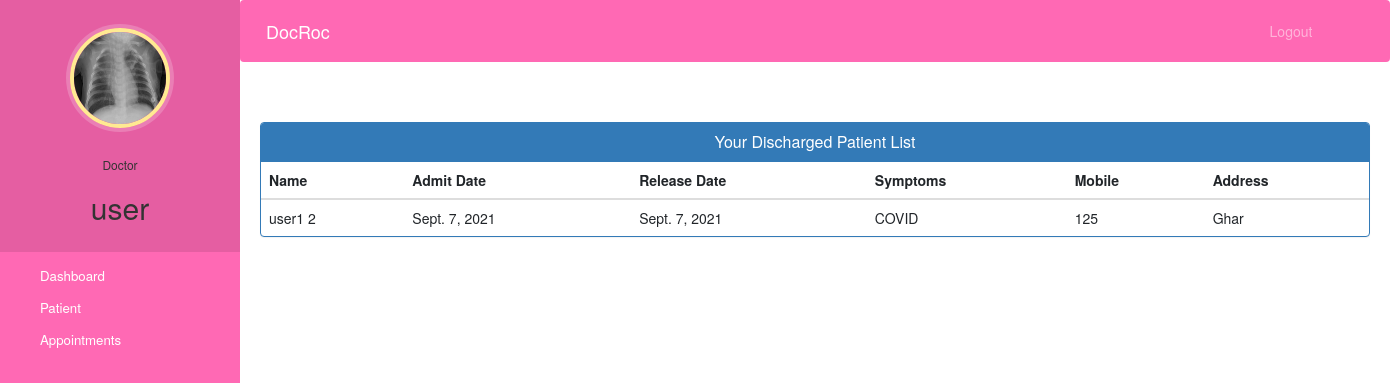
/doctor-view-discharge-patient (signed in), run on the app's committed database.
### hospital/models.py (models this page shows, shortened)
class Doctor(models.Model):
    user=models.OneToOneField(User,on_delete=models.CASCADE)
    profile_pic= models.ImageField(upload_to='profile_pic/DoctorProfilePic/',null=True,blank=True)
    address = models.CharField(max_length=40)
    mobile = models.CharField(max_length=20,null=True)
    department= models.CharField(max_length=50,choices=departments,default='Cardiologist')
    status=models.BooleanField(default=False)

class PatientDischargeDetails(models.Model):
    patientId=models.PositiveIntegerField(null=True)
    patientName=models.CharField(max_length=40)
    assignedDoctorName=models.CharField(max_length=40)
    address = models.CharField(max_length=40)
    mobile = models.CharField(max_length=20,null=True)
    symptoms = models.CharField(max_length=100,null=True)
    admitDate=models.DateField(null=False)
    releaseDate=models.DateField(null=False)
    daySpent=models.PositiveIntegerField(null=False)
    roomCharge=models.PositiveIntegerField(null=False)
    medicineCost=models.PositiveIntegerField(null=False)
    doctorFee=models.PositiveIntegerField(null=False)
    OtherCharge=models.PositiveIntegerField(null=False)
    total=models.PositiveIntegerField(null=False)

### hospital/views.py (the view)
# urls.py: path('doctor-view-discharge-patient',views.doctor_view_discharge_patient_view,name='doctor-view-discharge-patient'),
@login_required(login_url='doctorlogin')
@user_passes_test(is_doctor)
def doctor_view_discharge_patient_view(request):
    dischargedpatients=models.PatientDischargeDetails.objects.all().distinct().filter(assignedDoctorName=request.user.first_name)
    doctor=models.Doctor.objects.get(user_id=request.user.id) #for profile picture of doctor in sidebar
    return render(request,'hospital/doctor_view_discharge_patient.html',{'dischargedpatients':dischargedpatients,'doctor':doctor})

### hospital/views.py (called while the page is built)
def is_doctor(user):
    return user.groups.filter(name='DOCTOR').exists()

### templates/hospital/doctor_view_discharge_patient.html (shortened to what this page needs)
{% extends 'hospital/doctor_base.html' %}
{% block content %}
{%load static%}
<head>
  <link href="//netdna.bootstrapcdn.com/bootstrap/3.0.0/css/bootstrap.min.css" rel="stylesheet" id="bootstrap-css">
</head>
<div class="container">
  <div class="panel panel-primary">
    <div class="panel-heading">
      <h6 class="panel-title">Your Discharged Patient List</h6>
    </div>
    <table class="table table-hover" id="dev-table">
      <thead>
        <tr>
          <th>Name</th>
          <th>Admit Date</th>
          <th>Release Date</th>
          <th>Symptoms</th>
          <th>Mobile</th>
          <th>Address</th>
        </tr>
      </thead>
      {% for p in dischargedpatients %}
      <tr>
        <td> {{p.patientName}}</td>
        <td>{{p.admitDate}}</td>
        <td>{{p.releaseDate}}</td>
        <td>{{p.symptoms}}</td>
        <td>{{p.mobile}}</td>
        <td>{{p.address}}</td>
      </tr>
      {% endfor %}
    </table>
  </div>
</div>
{% endblock content %}

### templates/hospital/doctor_base.html (shortened to what this page needs)
<!DOCTYPE html>
{% load static %}
<html lang="en">
<head>
  <link rel="stylesheet" href="https://stackpath.bootstrapcdn.com/bootstrap/4.3.1/css/bootstrap.min.css">
  <link rel="stylesheet" href="https://maxcdn.bootstrapcdn.com/font-awesome/4.7.0/css/font-awesome.min.css">
</head>
<body>
  <nav class="menu" tabindex="0">
    <header class="avatar">
      <img src="{% static doctor.profile_pic.url %}" alt="Profile Pic" />
      <br><br>
      <h6>Doctor</h6>
      <h2>{{request.user.first_name}}</h2>
    </header>
    <ul>
      <li tabindex="0" class="icon-dashboard"> <a style="color:white; text-decoration:none;" href="/doctor-dashboard"><span>Dashboard</span></a> </li>
      <li tabindex="0" class="icon-users"> <a style="color:white; text-decoration:none;" href="/doctor-patient"><span>Patient</span></a></li>
      <li tabindex="0" class="icon-calendar"> <a style="color:white; text-decoration:none;" href="/doctor-appointment"><span>Appointments</span></a></li>
    </ul>
  </nav>
  <main>
    <div class="bs-example">
      <nav class="navbar navbar-expand-md  navbar-dark fixed-top" style="background:#ff69b4;">
        <a href="/doctor-dashboard" class="navbar-brand">DocRoc</a>
        <div class="collapse navbar-collapse justify-content-between" id="navbarCollapse">
          <div class="navbar-nav" style=" margin-left: 90%;">
            <a href="/logout" class="nav-item nav-link">Logout</a>
          </div>
        </div>
      </nav>
    </div>
    <br><br>
    {% block content %}
    {% endblock content %}
</main>
</body>
</html>

### templates/hospital/doctor_base.html (style rules this page uses)
a:link { text-decoration: none; }
a { color: white; }
body { padding-left: 240px; }
main { position: relative; height: 100vh; }
.menu { background: #ff69b4; height: 100vh; width: 240px; position: fixed; top: 0px; left: 0; z-index: 5; outline: none; }
.menu .avatar { background: rgba(0, 0, 0, 0.1); padding: 2em 0.5em; text-align: center; }
.menu .avatar img { width: 100px; height: 100px; border-radius: 50%; overflow: hidden; border: 4px solid #ffea92; box-shadow: 0 0 0 4px rgba(255, 255, 255, 0.2); }
.menu .avatar h2 { font-weight: normal; margin-bottom: 0; }
.menu ul { list-style: none; padding: 0.5em 0; margin: 0; }
.menu ul li { padding: 0.5em 1em 0.5em 3em; font-size: 0.95em; font-weight: regular; background-repeat: no-repeat; background-position: left 15px center; background-size: auto 20px; transition: all 0.15s linear; cursor: pointer; }
.menu ul li.icon-dashboard { background-image: url("http://www.entypo.com/images//gauge.svg"); }
.menu ul li.icon-users { background-image: url("http://www.entypo.com/images//users.svg"); }
.menu ul li.icon-calendar { background-image: url("http://www.entypo.com/images//calendar.svg"); }

### templates/hospital/doctor_view_discharge_patient.html (style rules this page uses)
a:link { text-decoration: none; }
h6 { text-align: center; }

### data on the page
Doctor: profile_pic (picture)
PatientDischargeDetails: patientName "user1 2", admitDate "Sept. 7, 2021", releaseDate "Sept. 7, 2021", symptoms "COVID", mobile "125", address "Ghar"

### other printed values
{{ request.user.first_name }} "user"
